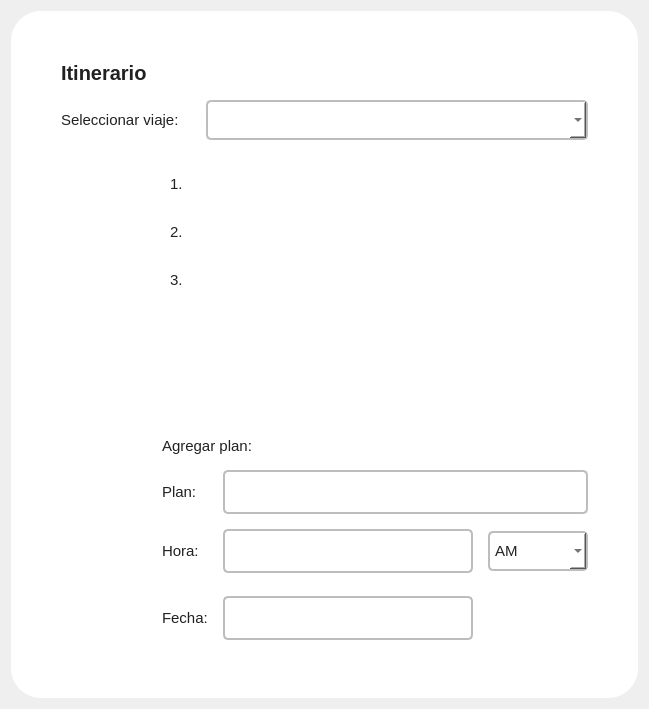
             <widget class="QWidget" name="Iinerario_page">
              <property name="styleSheet">
               <string notr="true">QCheckBox {
    font-size: 14px;
    background: transparent;
}

QCheckBox::indicator {
    width: 14px;
    height: 14px;
    border-radius: 3px;
    border: 2px solid #BDBDBD;
    background: transparent;
}

QCheckBox::indicator:unchecked:hover {
    border: 2px solid #1B4965; /* Color del borde cuando el checkbox está sin marcar y el ratón está sobre él */
}

QCheckBox::indicator:checked {
    background-color: #1B4965; /* Color de fondo cuando está marcado */
    border: 2px solid #1B4965; /* Color del borde cuando está marcado */
}

</string>
              </property>
              <layout class="QGridLayout" name="gridLayout_7">
               <item row="0" column="0">
                <widget class="QFrame" name="frame_13">
                 <property name="styleSheet">
                  <string notr="true">QFrame {
	border-radius: 30px;
	background-color: rgb(255, 255, 255);
}
QFrame {
	border-radius: 30px;
	background-color: rgb(255, 255, 255);
}

QLabel {
    color: #1B4965;
    font-size: 15px;
}

QWidget {
    background-color: white;
    font-family: 'Roboto', sans-serif;
    color: #212121; 
}

QPushButton {
    background-color: rgb(27, 73, 101);
    color: white;
    border: none;
    border-radius: 5px;
    font-size: 15px;
    font-weight: bold;
}

QPushButton:hover {
    background-color:
}

QPushButton:pressed {
    background-color: #163B52; 
}

QLineEdit {
    background-color: white; 
    border: 2px solid #BDBDBD;
    border-radius: 5px; 
    padding: 0 8px; 
    font-size: 15px;
	padding: 0 8px;
    height: 40px;
    width: 230px;
}

QLineEdit:focus {
    border: 2px solid #1B4965; /* Color principal */
}

QPlainTextEdit {
    background-color: white; 
    border: 2px solid #BDBDBD;
    border-radius: 5px; 
    padding: 10px;
    font-size: 15px;
}

QPlainTextEdit:focus {
    border: 2px solid #1B4965; /* Color principal */
}

QTextEdit {
    background-color: white; 
    border: 2px solid #BDBDBD;
    border-radius: 5px; 
    padding: 10px;
    font-size: 15px;
}

QTextEdit:focus {
    border: 2px solid #1B4965; /* Color principal */
}

QRadioButton {
    font-size: 15px;
    spacing: 8px;
}

QRadioButton::indicator {
    width: 14px;
    height: 14px;
    border-radius: 9px;
    border: 2px solid #BDBDBD;
    background-color: #FAFAFA;
}

QRadioButton::indicator:checked {
    background-color: #1B4965; /* Color principal */
    border: 2px solid #1B4965;
}

QRadioButton::indicator:unchecked:hover {
    border: 2px solid #1B4965; /* Color principal */
}

QComboBox {
    background-color: white;
    border: 2px solid #BDBDBD;
    border-radius: 5px;
    padding: 5px;
    font-size: 15px;
    height: 40px;
}

QComboBox:focus {
    border: 2px solid #1B4965; /* Color principal */
}

QSpinBox {
    background-color: white;
    border: 2px solid #BDBDBD;
    border-radius: 5px;
    padding: 0 8px;
    font-size: 15px;
    height: 40px;
}

QSpinBox:focus {
    border: 2px solid #1B4965; /* Color principal */
}

/* Estilo para QGroupBox */
QGroupBox {
    border: 2px solid #BDBDBD;
    border-radius: 5px;
    margin-top: 10px;
    font-size: 15px;
    padding: 10px;
}

QGroupBox::title {
    subcontrol-origin: margin;
    subcontrol-position: top center;
    padding: 0 5px;
    background-color: white;
    color: #1B4965; 
    font-weight: bold;
    font-style: italic;
}

/* Estilo para QProgressBar */
QProgressBar {
    border: 2px solid #BDBDBD;
    border-radius: 5px;
    text-align: center;
    font-size: 15px;
    color: #212121; /* Color del texto */
    background-color: #FAFAFA; /* Color de fondo */
    height: 10px; /* Alto más pequeño */
}

QProgressBar::chunk {
    background-color: #1B4965; /* Color principal */
    border-radius: 5px;
    margin: 0px;
}

/* Estilo para QDateEdit */
QDateEdit {
    background-color: white; 
    border: 2px solid #BDBDBD;
    border-radius: 5px;
    padding: 0 8px;
    font-size: 15px;
    height: 40px;
}

QDateEdit:focus {
    border: 2px solid #1B4965; /* Color principal */
}

QDateEdit::drop-down {
    subcontrol-origin: padding;
    subcontrol-position: top right;
    width: 25px;
    border-left-width: 0px;
    border-left-color: none;
    border-left-style: none;
    border-top-right-radius: 3px;
    border-bottom-right-radius: 3px;
}

QDateEdit::down-arrow {
    width: 12px;
    height: 12px;
}

/* Estilo para QTimeEdit */
QTimeEdit {
    background-color: white; 
    border: 2px solid #BDBDBD;
    border-radius: 5px;
    padding: 0 8px;
    font-size: 15px;
    height: 40px;
}

QTimeEdit:focus {
    border: 2px solid #1B4965; /* Color principal */
}

QTimeEdit::drop-down {
    subcontrol-origin: padding;
    subcontrol-position: top right;
    width: 25px;
    border-left-width: 0px;
    border-left-color: none;
    border-left-style: none;
    border-top-right-radius: 3px;
    border-bottom-right-radius: 3px;
}

QTimeEdit::down-arrow {
    width: 12px;
    height: 12px;
}

/* Estilo para QCheckBox */
QCheckBox {
    font-size: 15px;
    spacing: 8px;
    color: #1B4965;
}

QCheckBox::indicator {
    width: 14px;
    height: 14px;
    border: 2px solid #BDBDBD;
    background-color: #FAFAFA;
    border-radius: 3px;
}

QCheckBox::indicator:checked {
    background-color: #1B4965; /* Color principal */
    border: 2px solid #1B4965;
}

QCheckBox::indicator:unchecked:hover {
    border: 2px solid #1B4965; /* Color principal */
}

</string>
                 </property>
                 <property name="frameShape">
                  <enum>QFrame::StyledPanel</enum>
                 </property>
                 <property name="frameShadow">
                  <enum>QFrame::Raised</enum>
                 </property>
                 <layout class="QGridLayout" name="gridLayout_36">
                  <property name="leftMargin">
                   <number>50</number>
                  </property>
                  <property name="topMargin">
                   <number>50</number>
                  </property>
                  <property name="rightMargin">
                   <number>50</number>
                  </property>
                  <property name="bottomMargin">
                   <number>50</number>
                  </property>
                  <property name="spacing">
                   <number>15</number>
                  </property>
                  <item row="0" column="0">
                   <widget class="QLabel" name="label_11">
                    <property name="styleSheet">
                     <string notr="true">background: transparent;
border: none;
font-weight: bold;
font-size: 20px;</string>
                    </property>
                    <property name="text">
                     <string>Itinerario</string>
                    </property>
                   </widget>
                  </item>
                  <item row="1" column="0" colspan="2">
                   <layout class="QHBoxLayout" name="horizontalLayout_25">
                    <item>
                     <widget class="QLabel" name="label_15">
                      <property name="maximumSize">
                       <size>
                        <width>130</width>
                        <height>16777215</height>
                       </size>
                      </property>
                      <property name="text">
                       <string>Seleccionar viaje:</string>
                      </property>
                     </widget>
                    </item>
                    <item>
                     <widget class="QComboBox" name="seleccionar_viaje_itinerario">
                      <property name="minimumSize">
                       <size>
                        <width>0</width>
                        <height>40</height>
                       </size>
                      </property>
                      <property name="maximumSize">
                       <size>
                        <width>16777215</width>
                        <height>40</height>
                       </size>
                      </property>
                     </widget>
                    </item>
                   </layout>
                  </item>
                  <item row="2" column="1">
                   <layout class="QVBoxLayout" name="verticalLayout_35">
                    <item>
                     <widget class="QListWidget" name="list_widget_de_planes">
                      <property name="styleSheet">
                       <string notr="true">QListWidget {
    font-size: 15px; /* Aumenta el tamaño de la fuente para los elementos */
    padding: 5px; /* Añade un padding alrededor del contenido del QListWidget */
}

QListWidget::item {
    padding: 10px; /* Añade padding a cada elemento para aumentar el espacio entre ellos */
    margin: 5px 0; /* Añade un margen entre cada elemento para mayor separación vertical */
}</string>
                      </property>
                      <item>
                       <property name="text">
                        <string>1.</string>
                       </property>
                      </item>
                      <item>
                       <property name="text">
                        <string>2.</string>
                       </property>
                      </item>
                      <item>
                       <property name="text">
                        <string>3.</string>
                       </property>
                      </item>
                     </widget>
                    </item>
                    <item>
                     <layout class="QHBoxLayout" name="horizontalLayout_24">
                      <item>
                       <spacer name="horizontalSpacer_16">
                        <property name="orientation">
                         <enum>Qt::Horizontal</enum>
                        </property>
                        <property name="sizeHint" stdset="0">
                         <size>
                          <width>40</width>
                          <height>20</height>
                         </size>
                        </property>
                       </spacer>
                      </item>
                      <item>
                       <widget class="QPushButton" name="eliminar_plan_button">
                        <property name="minimumSize">
                         <size>
                          <width>60</width>
                          <height>60</height>
                         </size>
                        </property>
                        <property name="styleSheet">
                         <string notr="true">QPushButton {
border: none;
background: transparent;
}
QPushButton:hover {
border: none;
background-color: #CAE9FF;
}</string>
                        </property>
                        <property name="text">
                         <string/>
                        </property>
                        <property name="icon">
                         <iconset resource="recursos_1.qrc">
                          <normaloff>:/Icons/icons/icons8-trash-50.png</normaloff>:/Icons/icons/icons8-trash-50.png</iconset>
                        </property>
                        <property name="iconSize">
                         <size>
                          <width>35</width>
                          <height>35</height>
                         </size>
                        </property>
                        <property name="checkable">
                         <bool>true</bool>
                        </property>
                       </widget>
                      </item>
                     </layout>
                    </item>
                   </layout>
                  </item>
                  <item row="3" column="1">
                   <layout class="QGridLayout" name="gridLayout_35">
                    <property name="spacing">
                     <number>15</number>
                    </property>
                    <item row="0" column="0" colspan="2">
                     <widget class="QLabel" name="label_16">
                      <property name="text">
                       <string>Agregar plan:</string>
                      </property>
                     </widget>
                    </item>
                    <item row="1" column="0">
                     <widget class="QLabel" name="label_17">
                      <property name="text">
                       <string>Plan:</string>
                      </property>
                     </widget>
                    </item>
                    <item row="1" column="1" colspan="2">
                     <widget class="QLineEdit" name="descripcion_del_plan">
                      <property name="minimumSize">
                       <size>
                        <width>0</width>
                        <height>40</height>
                       </size>
                      </property>
                     </widget>
                    </item>
                    <item row="2" column="0">
                     <widget class="QLabel" name="label_71">
                      <property name="maximumSize">
                       <size>
                        <width>60</width>
                        <height>16777215</height>
                       </size>
                      </property>
                      <property name="text">
                       <string>Hora:</string>
                      </property>
                     </widget>
                    </item>
                    <item row="2" column="1">
                     <widget class="QLineEdit" name="hora_del_plan"/>
                    </item>
                    <item row="2" column="2">
                     <widget class="QComboBox" name="am_pm_del_plan">
                      <property name="sizePolicy">
                       <sizepolicy hsizetype="Expanding" vsizetype="Fixed">
                        <horstretch>0</horstretch>
                        <verstretch>0</verstretch>
                       </sizepolicy>
                      </property>
                      <property name="minimumSize">
                       <size>
                        <width>100</width>
                        <height>40</height>
                       </size>
                      </property>
                      <property name="maximumSize">
                       <size>
                        <width>100</width>
                        <height>40</height>
                       </size>
                      </property>
                      <item>
                       <property name="text">
                        <string>AM</string>
                       </property>
                      </item>
                      <item>
                       <property name="text">
                        <string>PM</string>
                       </property>
                      </item>
                     </widget>
                    </item>
                    <item row="3" column="0">
                     <widget class="QLabel" name="label_70">
                      <property name="maximumSize">
                       <size>
                        <width>60</width>
                        <height>16777215</height>
                       </size>
                      </property>
                      <property name="text">
                       <string>Fecha:</string>
                      </property>
                     </widget>
                    </item>
                    <item row="3" column="1">
                     <widget class="QLineEdit" name="fecha_del_plan"/>
                    </item>
                    <item row="3" column="2">
                     <widget class="QPushButton" name="boton_guardar_plan">
                      <property name="minimumSize">
                       <size>
                        <width>60</width>
                        <height>60</height>
                       </size>
                      </property>
                      <property name="styleSheet">
                       <string notr="true">QPushButton {
border: none;
background: transparent;
}
QPushButton:hover {
border: none;
background-color: #CAE9FF;
}</string>
                      </property>
                      <property name="text">
                       <string/>
                      </property>
                      <property name="icon">
                       <iconset resource="recursos_1.qrc">
                        <normaloff>:/Icons/icons/icons8-done-48.png</normaloff>:/Icons/icons/icons8-done-48.png</iconset>
                      </property>
                      <property name="iconSize">
                       <size>
                        <width>30</width>
                        <height>30</height>
                       </size>
                      </property>
                      <property name="checkable">
                       <bool>true</bool>
                      </property>
                     </widget>
                    </item>
                   </layout>
                  </item>
                 </layout>
                </widget>
               </item>
              </layout>
             </widget>
